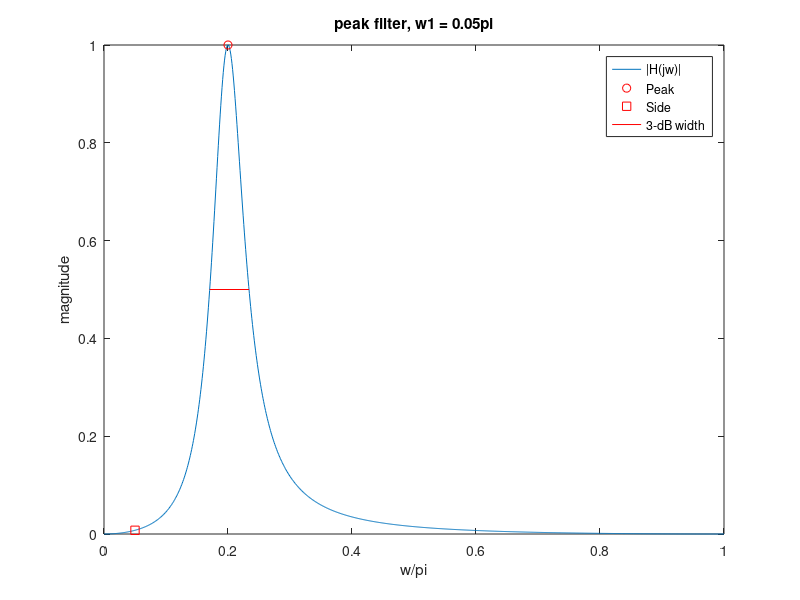

Source code (MATLAB):
dom = linspace(0,pi,999);
w0 = .2*pi;
w1 = .05*pi;
B = .1;

H = @(dom) double((1i*B*sin(dom))./(cos(dom)-cos(w0)+1i*B*sin(dom)));
hm = real(H(dom));

l = acos((cos(w0)+B*sqrt(((B)^2)+(sin(w0))^2))/(1+(B)^2));
r = acos((cos(w0)-B*sqrt(((B)^2)+(sin(w0))^2))/(1+(B)^2));

figure
plot(dom/pi, hm)
hold on

plot(w0/pi, H(w0), 'ro')
plot(w1/pi, H(w1), 'rs')

plot([l/pi, r/pi], [H(l), H(r)], 'r-');

title('peak filter, w1 = 0.05pi')
xlabel('w/pi')
ylabel('magnitude')
legend('|H(jw)|','Peak', 'Side', '3-dB width')

hold off